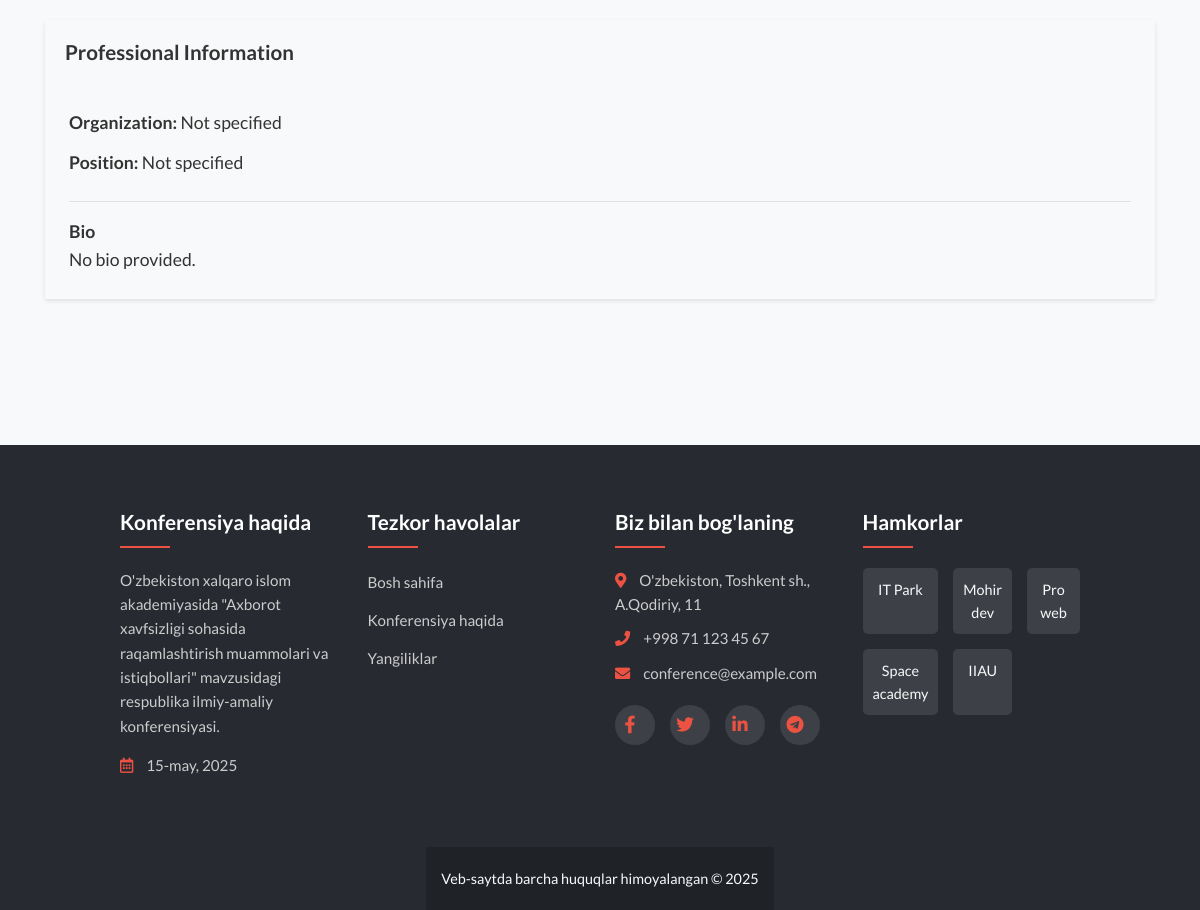
Page /users/profile/ (signed in, lower part) on the earlier database version.
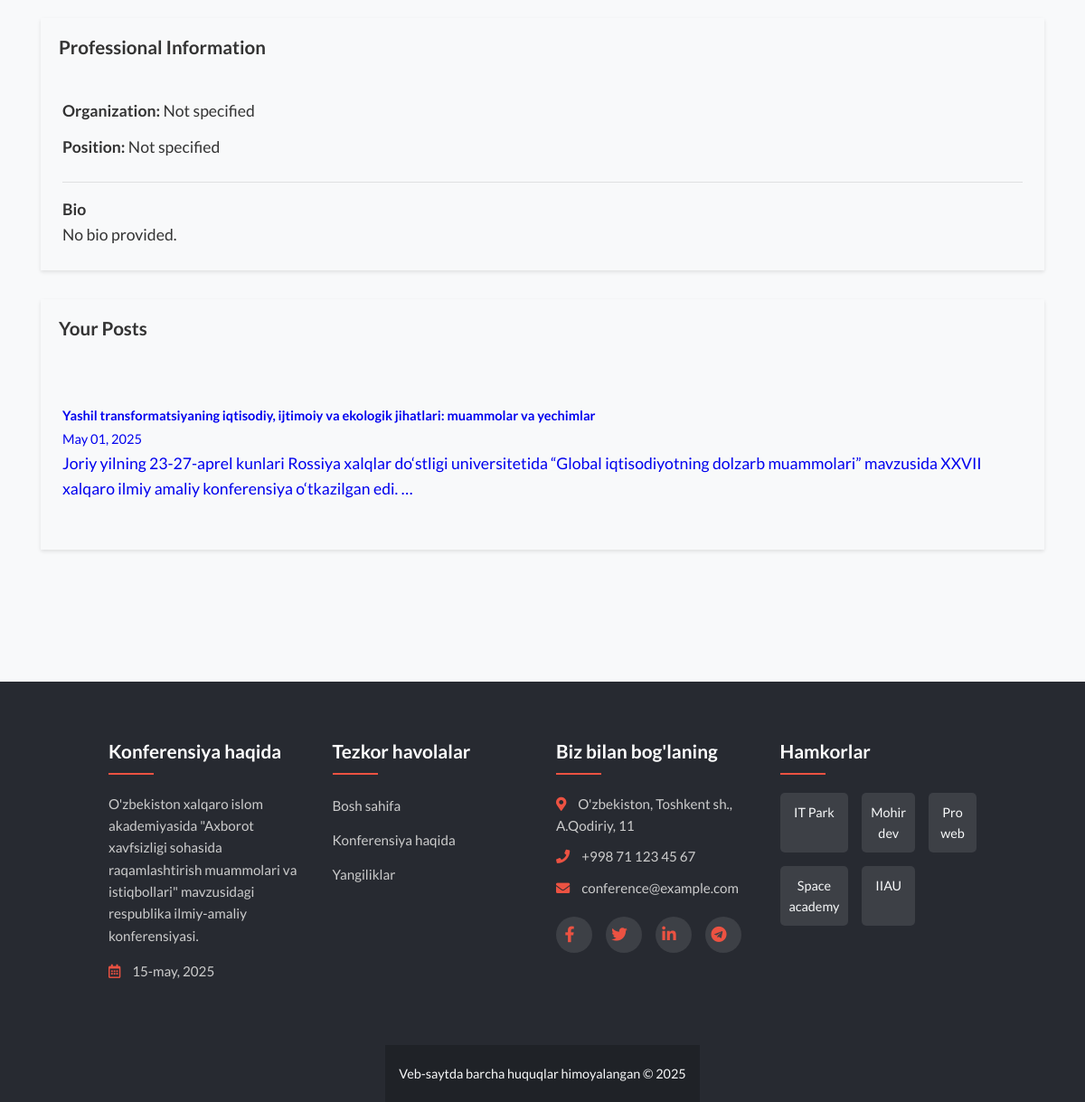
Same page on the later database version.
### posts/models.py (models this page shows, shortened)
class Post(models.Model):
    title = models.CharField(max_length=200)
    content = models.TextField()
    date_posted = models.DateTimeField(default=timezone.now)
    author = models.ForeignKey(CustomUser, on_delete=models.CASCADE)
    image = models.ImageField(upload_to='post_images', blank=True, null=True)
    is_featured = models.BooleanField(default=False)

### users/views.py (the view)
# urls.py: path('profile/', views.ProfileView.as_view(), name='profile'),
class ProfileView(LoginRequiredMixin, DetailView):
    model = CustomUser
    template_name = 'users/profile.html'
    context_object_name = 'user_profile'
    def get_object(self):
        return self.request.user

### templates/users/profile.html (shortened to what this page needs)
{% extends "base.html" %}
{% block content %}
<div class="container profile-page">
    <div class="row profile-container">
        <div class="col-md-8">
            <div class="card mb-4 profile-section">
                <div class="card-header bg-primary text-white">
                    <h3 class="mb-0">Professional Information</h3>
                </div>
                <div class="card-body">
                    <p class="profile-text-info"><strong>Organization:</strong> {{ user_profile.organization|default:"Not specified" }}</p>
                    <p class="profile-text-info"><strong>Position:</strong> {{ user_profile.position|default:"Not specified" }}</p>
                    <div class="profile-bio">
                        <h4 class="mb-3">Bio</h4>
                        {% if user_profile.bio %}
                            <p>{{ user_profile.bio|linebreaks }}</p>
                        {% else %}
                            <p class="text-muted">No bio provided.</p>
                        {% endif %}
                    </div>
                </div>
            </div>
            {% if user_profile.post_set.all %}
            <div class="card profile-section">
                <div class="card-header bg-primary text-white">
                    <h3 class="mb-0">Your Posts</h3>
                </div>
                <div class="card-body">
                    <div class="list-group">
                        {% for post in user_profile.post_set.all|slice:":5" %}
                            <a href="{% url 'post-detail' post.pk %}" class="list-group-item list-group-item-action">
                                <div class="d-flex w-100 justify-content-between">
                                    <h5 class="mb-1">{{ post.title }}</h5>
                                    <small>{{ post.date_posted|date:"F d, Y" }}</small>
                                </div>
                                <p class="mb-1">{{ post.content|truncatewords:20 }}</p>
                            </a>
                        {% endfor %}
                    </div>
                </div>
            </div>
            {% endif %}
        </div>
    </div>
</div>
{% endblock %}

Differences in the rows shown:
added Post: title "Yashil transformatsiyaning iqtisodiy, ijtimoiy va ekologik jihatlari: muammolar va yechimlar", date_posted "May 01, 2025", content "Joriy yilning 23-27-aprel kunlari Rossiya xalqlar do‘stligi universitetida “Global iqtisodiyotning dolzarb muammolari” mavzusida XXVII xalqaro ilmiy amaliy konferensiya o‘tkazilgan edi. …"
Other differences:
text now shown: "Your Posts"
